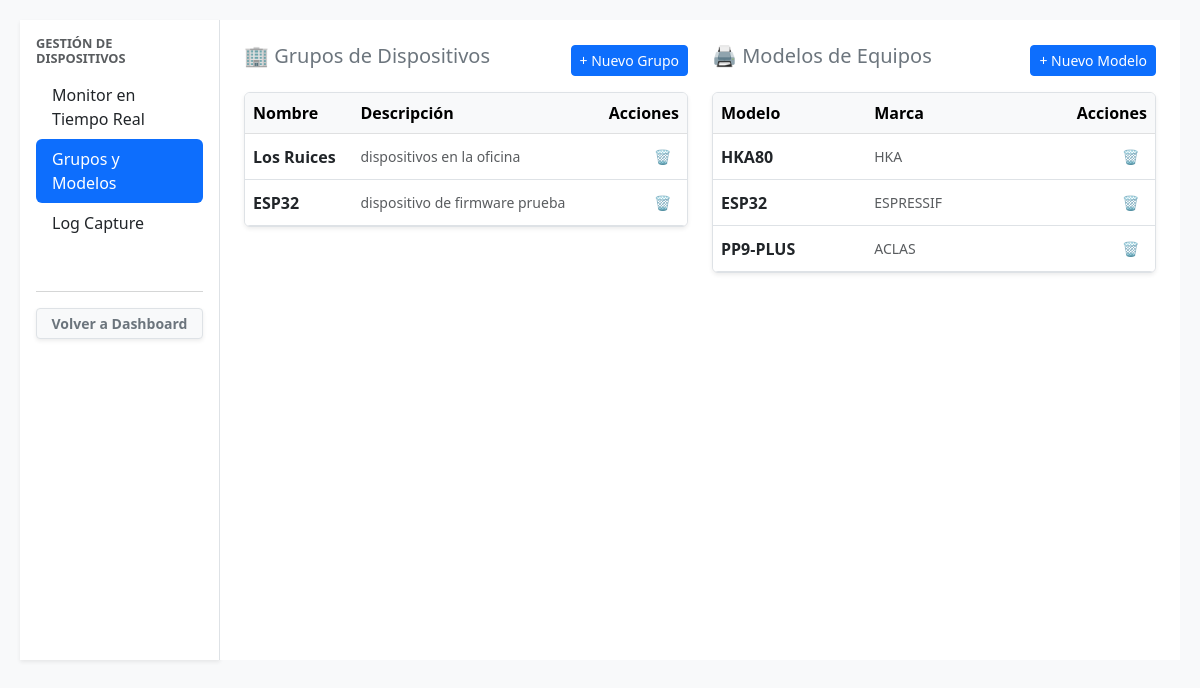
Screenshot of /grupos-modelos/ (signed in) with the database file from the repository.
### impresoras/models.py (models this page shows, shortened)
class Grupo(models.Model):
    nombre = models.CharField(max_length=100)
    descripcion = models.TextField(blank=True, null=True)

class ModeloEquipo(models.Model):
    nombre = models.CharField(max_length=100, unique=True)
    marca = models.CharField(max_length=100, blank=True, null=True)

### impresoras/views.py (the view, shortened to what this page needs)
# urls.py: path('grupos-modelos/', grupos_modelos, name='grupos_modelos'),
@login_required
def grupos_modelos(request):
    grupos = Grupo.objects.all()
    modelos = ModeloEquipo.objects.all()
    return render(request, 'grupos_modelos.html', {
        'grupos': grupos,
        'modelos': modelos
    })

### templates/grupos_modelos.html (shortened to what this page needs)
{% extends 'dispositivos_base.html' %}
{% block dispositivos_content %}
<div class="p-4">
    <div class="row">
        <div class="col-md-6">
            <div class="d-flex justify-content-between align-items-center mb-3">
                <h5 class="text-secondary">🏢 Grupos de Dispositivos</h5>
                <button class="btn btn-sm btn-primary" data-bs-toggle="modal" data-bs-target="#modalNuevoGrupo">+ Nuevo Grupo</button>
            </div>
            <div class="table-responsive shadow-sm border rounded bg-white">
                <table class="table table-hover mb-0 align-middle">
                    <thead class="table-light">
                        <tr>
                            <th>Nombre</th>
                            <th>Descripción</th>
                            <th class="text-end">Acciones</th>
                        </tr>
                    </thead>
                    <tbody>
                        {% for grupo in grupos %}
                        <tr>
                            <td><strong>{{ grupo.nombre }}</strong></td>
                            <td class="text-muted small">{{ grupo.descripcion|default:"-" }}</td>
                            <td class="text-end">
                                <form method="POST" action="{% url 'eliminar_grupo' grupo.id %}" onsubmit="return confirm('¿Seguro que deseas eliminar este grupo?');">
                                    <button type="submit" class="btn btn-sm btn-outline-danger border-0">🗑️</button>
                                </form>
                            </td>
                        </tr>
                        {% empty %}
                        <tr><td colspan="3" class="text-center text-muted py-3">No hay grupos registrados.</td></tr>
                        {% endfor %}
                    </tbody>
                </table>
            </div>
        </div>
        <div class="col-md-6">
            <div class="d-flex justify-content-between align-items-center mb-3">
                <h5 class="text-secondary">🖨️ Modelos de Equipos</h5>
                <button class="btn btn-sm btn-primary" data-bs-toggle="modal" data-bs-target="#modalNuevoModelo">+ Nuevo Modelo</button>
            </div>
            <div class="table-responsive shadow-sm border rounded bg-white">
                <table class="table table-hover mb-0 align-middle">
                    <thead class="table-light">
                        <tr>
                            <th>Modelo</th>
                            <th>Marca</th>
                            <th class="text-end">Acciones</th>
                        </tr>
                    </thead>
                    <tbody>
                        {% for modelo in modelos %}
                        <tr>
                            <td><strong>{{ modelo.nombre }}</strong></td>
                            <td class="text-muted small">{{ modelo.marca|default:"-" }}</td>
                            <td class="text-end">
                                <form method="POST" action="{% url 'eliminar_modelo' modelo.id %}" onsubmit="return confirm('¿Seguro que deseas eliminar este modelo?');">
                                    <button type="submit" class="btn btn-sm btn-outline-danger border-0">🗑️</button>
                                </form>
                            </td>
                        </tr>
                        {% empty %}
                        <tr><td colspan="3" class="text-center text-muted py-3">No hay modelos registrados.</td></tr>
                        {% endfor %}
                    </tbody>
                </table>
            </div>
        </div>
    </div>
</div>
{% endblock %}

### rows the page displays
Grupo: nombre "Los Ruices", descripcion "dispositivos en la oficina"
Grupo: nombre "ESP32", descripcion "dispositivo de firmware prueba"
ModeloEquipo: nombre "HKA80", marca "HKA"
ModeloEquipo: nombre "ESP32", marca "ESPRESSIF"
ModeloEquipo: nombre "PP9-PLUS", marca "ACLAS"
